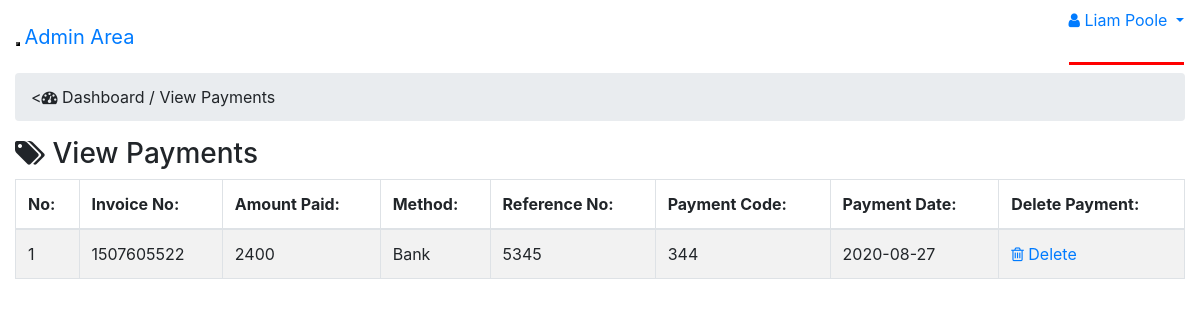
The app's page /Admin/index.php?view_payments (signed in) with its own data.
### tables this page shows
CREATE TABLE `payment` (
  `PaymentID` int(11) NOT NULL,
  `InvoiceNo` int(11) DEFAULT NULL,
  `Amount` int(11) DEFAULT NULL,
  `PaymentMode` varchar(45) DEFAULT NULL,
  `RefNo` int(11) DEFAULT NULL,
  `Code` int(11) DEFAULT NULL,
  `PaymentDate` varchar(45) DEFAULT NULL
);

### Admin/view_payments.php (the view)
<?php
    if(!isset($_SESSION['admin_email'])){
        echo "<script>window.open('login.php','_self')</script>";
    }else{
?>
<div class="row">
    <div class="col-lg-12">
        <ol class="breadcrumb"><
            <li class="active">
                <i class="fa fa-dashboard"></i> Dashboard / View Payments
            </li>
        </ol>
    </div>
</div>
<div class="row">
    <div class="col-lg-12">
        <div class="panel panel-default">
            <div class="panel-heading">
               <h3 class="panel-title">
                   <i class="fa fa-tags"></i>  View Payments
               </h3>
            </div>
            <div class="panel-body">
                <div class="table-responsive">
                    <table class="table table-striped table-bordered table-hover">
                        <thead>
                            <tr>
                                <th> No: </th>
                                <th> Invoice No: </th>
                                <th> Amount Paid: </th>
                                <th> Method: </th>
                                <th> Reference No: </th>
                                <th> Payment Code: </th>
                                <th> Payment Date: </th>
                                <th> Delete Payment: </th>
                            </tr>
                        </thead>
                        <tbody>
                            <?php
                                $i=0;
                                $get_payments = "select * from payment";
                                $run_payments = mysqli_query($con,$get_payments);
                                while($row_payments=mysqli_fetch_array($run_payments)){
                                    $payment_id = $row_payments['PaymentID'];
                                    $invoice_no = $row_payments['InvoiceNo'];
                                    $amount = $row_payments['Amount'];
                                    $payment_mode = $row_payments['PaymentMode'];
                                    $ref_no = $row_payments['RefNo'];
                                    $code = $row_payments['Code'];
                                    $payment_date = $row_payments['PaymentDate'];
                                    $i++;
                            ?>
                            <tr>
                                <td> <?php echo $i; ?> </td>
                                <td> <?php echo $invoice_no; ?> </td>
                                <td> <?php echo $amount; ?></td>
                                <td> <?php echo $payment_mode; ?> </td>
                                <td> <?php echo $ref_no; ?></td>
                                <td> <?php echo $code; ?> </td>
                                <td> <?php echo $payment_date; ?> </td>
                                <td>
                                     <a href="index.php?delete_payment=<?php echo $payment_id; ?>">
                                        <i class="fa fa-trash-o"></i> Delete
                                     </a>
                                </td>
                            </tr>
                            <?php } ?>
                        </tbody>
                    </table>
                </div>
            </div>
        </div>
    </div>
</div>
<?php } ?>

### Admin/includes/sidebar.php (shortened to what this page needs)
<?php
    if(!isset($_SESSION['admin_email'])){
        echo "<script>window.open('login.php','_self')</script>";
    }else{
?>
<nav class="navbar navbar-inverse navbar-fixed-top">
    <div class="navbar-header">
        <button type="button" class="navbar-toggle" data-toggle="collapse" data-target=".navbar-ex1-collapse">
        </button>
        <a href="index.php?dashboard" class="navbar-brand">Admin Area</a>
    </div>
    <ul class="nav navbar-right top-nav">
        <li class="dropdown">
            <a href="#" class="dropdown-toggle" data-toggle="dropdown">
                <i class="fa fa-user"></i> <?php echo $admin_name;  ?> <b class="caret"></b>
            </a>
        </li>
    </ul>
</nav>
<?php } ?>

### style.css (style rules this page uses)
* { margin: 0; padding: 0; }
body { background-color: grey; font-family: sans-serif; }
.top-nav { height: 57px; top: 0; position: sticky; background: #fff; margin-bottom: 20px; border-bottom: 3px solid red; z-index: 2; }
body { font-size: 14px; line-height: 1.42857; background: gold; overflow-x: hidden; }

### records on screen
payment: InvoiceNo "1507605522", Amount "2400", PaymentMode "Bank", RefNo "5345", Code "344", PaymentDate "2020-08-27"

### other values on screen
$admin_name "Liam Poole"
